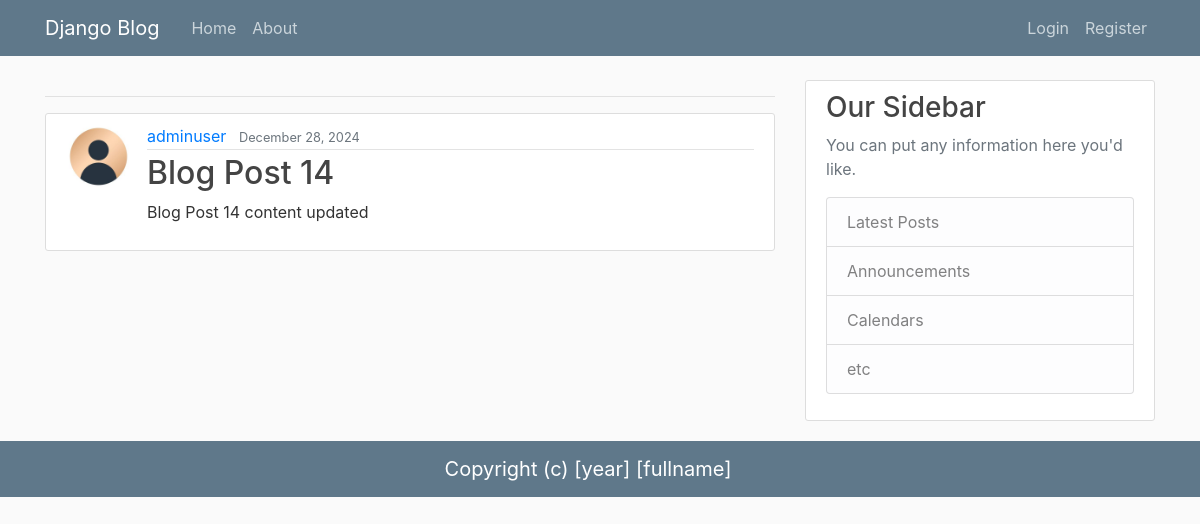
/post/50/, run on the app's committed database.
### posts/models.py (models this page shows, shortened)
class Post(models.Model):
    title = models.CharField(max_length=100)
    content = models.TextField()
    date_posted = models.DateTimeField(default=timezone.now)
    author = models.ForeignKey(User, on_delete=models.CASCADE)

### users/models.py (models this page shows, shortened)
class Profile(models.Model):
    user = models.OneToOneField(User, on_delete=models.CASCADE)
    image = models.ImageField(default="default.jpg", upload_to="profile_pics")

### main/views.py (the view)
# urls.py: path("post/<int:pk>/", PostDetailView.as_view(), name="post-detail"),
class PostDetailView(DetailView):
    model = Post

### posts/templates/posts/post_detail.html (shortened to what this page needs)
{% extends "main/base.html" %}
{% block content %}
    <h1>{{ block_title }}</h1><hr>
  <article class="media content-section">
    <img class="rounded-circle article-img" src="{{ object.author.profile.image.url }}">
    <div class="media-body">
      <div class="article-metadata">
        <a class="mr-2" href="{% url 'main-home' %}">{{ object.author }}</a>
        <small class="text-muted">{{ object.date_posted|date:"F d, Y" }}</small>
      </div>
      <h2 class="article-title">{{ object.title }}</h2>
      <p class="article-content">{{ object.content }}</p>
    </div>
  </article>
{% endblock content %}

### main/static/main/main.css (style rules this page uses)
body { background: #fafafa; color: #333333; margin-top: 5rem; }
h1, h2, h3, h4, h5, h6 { color: #444444; }
.content-section { background: #ffffff; padding: 10px 20px; border: 1px solid #dddddd; border-radius: 3px; margin-bottom: 20px; }
.article-title { color: #444444; }
.article-content { white-space: pre-line; }
.article-img { height: 65px; width: 65px; margin-right: 16px; }
.article-metadata { padding-bottom: 1px; margin-bottom: 4px; border-bottom: 1px solid #e3e3e3 }

### data on the page
Post: author.profile.image (placeholder picture), author "adminuser", date_posted "December 28, 2024", title "Blog Post 14", content "Blog Post 14 content updated"
